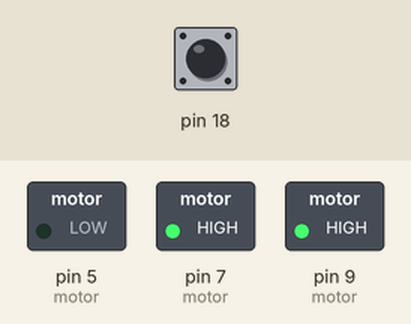
Bench run of a sketch on a simulated Arduino Mega 2560, built with avr-gcc and run on an emulated ATmega2560. On the bench: switched loads named in the sketch (green lamp = pin HIGH). The inputs (shaded band) are chosen by the test bench; at power-on: pin 18 HIGH.

Above: at 0.13 s.
At 2.49 s:
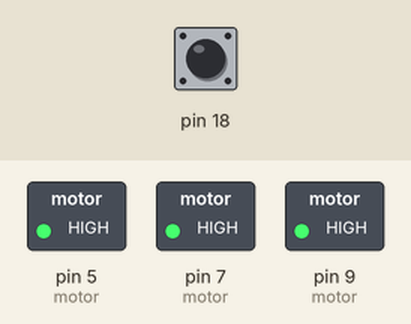
Timing chart, 0 to 3.0 s (numbered marks = the images above):
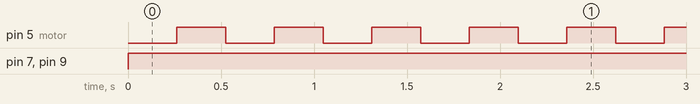

The sketch:

ArduinoSlave.ino
```cpp
static uint32_t lastPrint = 0;
// static uint32_t TotalTime = 0;

uint16_t lastRaw = 0;
int counter = 0;

//for stepper driving
int32_t pulses = 0;
int32_t pulseFinal = 0;
int16_t direction = 0;
int16_t position = 0;
int16_t positionTrue = 0;

//velocity/frequency calculation
float u = 0;
float v = 0;
float f = 0;

float fLast = 0;
float filter = 1250; //max Hz/second
float filter2 = 0;

static uint32_t tlast = 0; //setup variable for time storage

int16_t raw = 0;
int16_t rawlast = 5850;
//5724 up
uint16_t downVal = 12152; //value when straight down
uint16_t correction = downVal - 8192;//value for straight up
float angleInt = 0;
float angleDiff = 0;
float angleLast = 0;
float targetAngle = 0;
float targetAngleCap = 0;
float targetAngleDiff = 0;
float targetAngleLast = 0;
float error = 0;

int32_t message = 65535;
int32_t messageLast = 65535;
int32_t Test = 123456;
//----------------------------------------------------

//function prototypes
void motorInit();
void motorControl(int32_t pulses);
void interruptInit();

void setup() {
  motorInit();
  interruptInit();
  motorControl(65535);

  pinMode(22,INPUT_PULLUP); //limit switch inputs
  pinMode(27,INPUT_PULLUP);
  pinMode(23,INPUT_PULLUP); //Button input

  digitalWrite(9,HIGH); //disable motor

  Serial.begin(115200);
  while(!Serial){}

 while (Serial.available() <= 3){ //wait for a serial communication
        //delay(0.00001);
      }
      //message = Serial.read();
      //Serial.readBytes((char*)&message, 4);

  digitalWrite(9,LOW); //enable motor
}

void loop() {

      //check limit switches
      if(digitalRead(22) == 0 || digitalRead(27) == 0 || digitalRead(23) == 0){ //if limit switch or button is triggered
        digitalWrite(9,HIGH); //disable motor
        TCCR3B = 0x00; //disable timer
        while(1){} //catch program
      }

      messageLast = message; //store last message

      //receive serial data
      if(Serial.available() >= 4){   //if data is availible
        //message = Serial.read();
        Serial.readBytes((char*)&message, 4); //read the data


        if(message == 0xFFFFFFFF){ //if termination message is sent
          TCCR3B = 0x00;
          digitalWrite(9,HIGH); //disable motor
        }
        else{ //otherwise

          //filter recieved value
//        if(abs(abs(message) - abs(messageLast)) > 10000){
//          message = messageLast;
//        }

          motorControl(message); //forward the motor value
        }

        positionTrue = position; //copy position

        Serial.write(positionTrue>>8); //send position to the raspberry pi
        Serial.write(positionTrue);
        //Serial.write('\n');
      }


}

void motorInit(){
  TCCR3A = 0x00;
	TCCR3B = 0x00;
	TCNT3H = 0x00;
	TCNT3L = 0x00;
	OCR3A = 0x0000;
	OCR3B = 0x0000;
	TIMSK3 = 0x00;
	TIFR3 = 0x00;

  TCCR3A = (1<<COM3A0); //set toggle on compare match
	TCCR3B = (1<<WGM33) | (1<<WGM32) | (1<<CS31) | (1<<CS30); //set the prescaler to 64, set CTC and start timer

  pinMode(9,OUTPUT);
  pinMode(7,OUTPUT);
  pinMode(5,OUTPUT);

  digitalWrite(9,LOW); //set enable high (active low)
  digitalWrite(7,LOW); //set direction high
}

void motorControl(int32_t pulses){
   if(digitalRead(9) == 1) pulses = 65535;

  //configure motor ouputs
  if(pulses>0){
    //digitalWrite(9,HIGH); //set enable high
    digitalWrite(7,HIGH); //set direction high
    direction = -1;
    pulseFinal = pulses;
  } else if(pulses<0){
    //digitalWrite(9,HIGH); //set enable high
    digitalWrite(7,LOW); //set direction low
    direction = 1;
    pulseFinal = pulses * -1; //make value positive
  }

  //set timer max value
  ICR3 = pulseFinal; //set max timer value
  if(TCNT3>ICR3){ //if the timer value is too big
    TCNT3 = ICR3 - 1;//set TCNT just under ICR3 so it will toggle the output and reset
  }
}

void interruptInit(){
  EICRA = (1<<ISC31);// | (1<<ISC30); //set interrupt 3 to trigger on falling edge
	EIMSK = (1<<INT3); //enable external interrupt 3

  sei(); //enable interrupt
  // interrupts();
}

ISR(INT3_vect) //interrupt from OC3A
{
  //increment position by direction
  position = position + direction;
}
```

Measured:
- by itself, pin 5 (motor): alternates HIGH for 0.26 s and LOW for 0.26 s
- by itself, pin 7 (motor), pin 9 (motor): LOW → HIGH at 0.00 s
